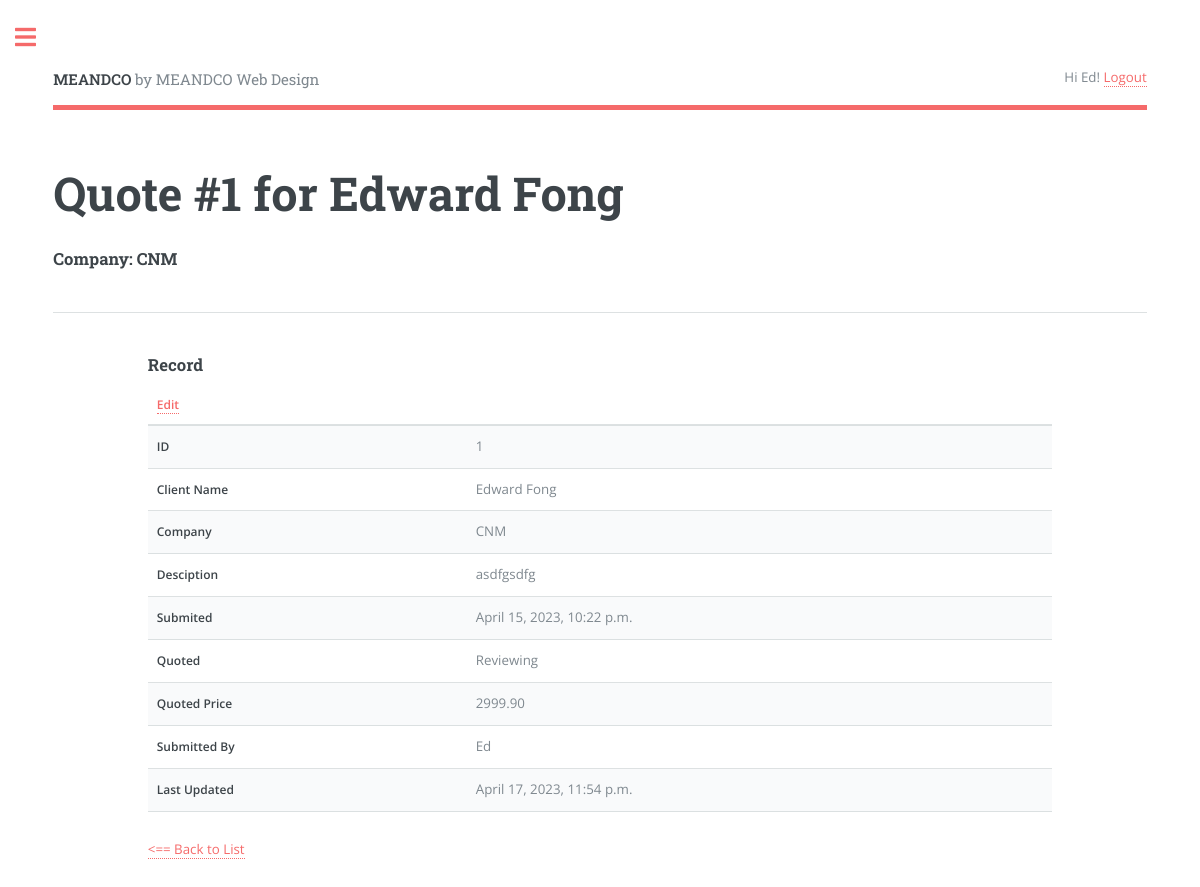
Page /quote/1/ (signed in) on the earlier database version.
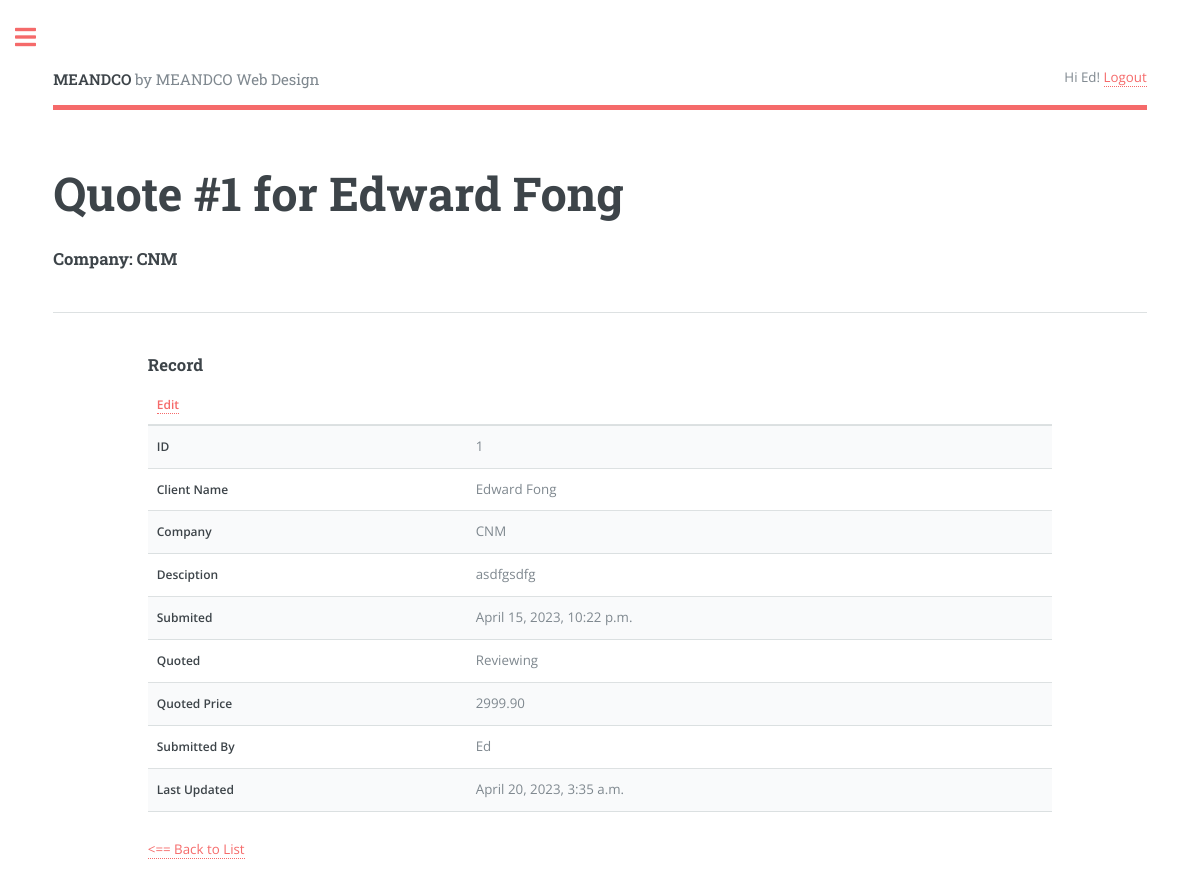
Same page on the later database version.
### quote/models.py (models this page shows, shortened)
class Quote(models.Model):
    class Status(models.TextChoices):
        PENDING = 'Pending'
        REVIEWING = 'Reviewing'
        APPROVED = 'Approved'
    class Priority(models.TextChoices):
        URGENT  = 'UG', _('Urgent - 1 to week or less')
        NORMAL  = 'NM', _('Normal - 2 to 4 weeks')
        LOW     = 'LW', _('Low - Still Researching')
    name = models.CharField(max_length=250)
    requester = models.ForeignKey(User,
                                  on_delete=models.CASCADE, related_name='quotes')
    position = models.CharField(max_length=250, null=True,
                                blank=True)
    company = models.CharField(max_length=250, null=True,
                               blank=True)
    address = models.CharField(max_length=250, null=True,
                               blank=True)
    phone = models.CharField(max_length=30)
    email = models.EmailField(max_length=250)
    web_address = models.CharField(max_length=250, null=True,
                                   blank=True)
    description = models.TextField()
    created = models.DateTimeField(auto_now_add=True)
    updated = models.DateTimeField(auto_now=True)
    stat = models.CharField(max_length=20,
                              choices=Status.choices,
                              default=Status.PENDING)
    priority = models.CharField(max_length=2,
                                choices=Priority.choices,
                                default=Priority.NORMAL)
    quoted_price = models.DecimalField(max_digits=250,decimal_places=2,
                                    null=True, blank=True)
    jobfile = models.FileField(upload_to="jobfiles/", null=True, blank=True)
    class Meta:
        ordering = ['created']
        indexes = [
            models.Index(fields=['created'])
        ]

### quote/views.py (the view)
# urls.py: path('quote/<int:quote_id>/', views.quote_detail, name='quote_detail'),
@login_required(login_url='login')
def quote_detail(request, quote_id):
    quote = get_object_or_404(Quote, pk=quote_id)
    context = {'quote': quote}
    return render(request, 'quote/quote_detail.html', context)

### quote/templates/quote/quote_detail.html (shortened to what this page needs)
{% extends "base.html" %}
{% load quote_extras %}
{% block header %}Quote #{{ quote.id }} for {{ quote.name }}{% endblock %}
{% block h4 %}Company: {{ quote.company }}{% endblock h4 %}
{% block content %}
  <h3>Record</h3>
    <div class="table-wrapper">
        <table>
            <thead>
            <tr>
                {% if request.user.is_superuser   or request.user|is_in_testing_group %}<th><a href="{% url 'quote_edit' quote.id %}">Edit<a/></th>{% endif %}
            </tr>
            </thead>
            <tbody>
                <tr>
                    <th>ID</th><td>{{ quote.id }}</td>
                </tr>
                <tr>
                    <th>Client Name</th><td>{{ quote.name }}</td>
                </tr>
                <tr>
                    <th>Company</th><td>{{ quote.company }} </td>
                </tr>
                <tr>
                    <th>Desciption</th><td>{{ quote.description }} </td>
                </tr>
                <tr>
                    <th>Submited</th><td>{{ quote.created }}</td>
                </tr>
                <tr>
                    <th>Quoted</th><td>{{ quote.stat }}</td>
                </tr>
                <tr>
                    <th>Quoted Price</th><td>{% if quote.quoted_price  %}{{ quote.quoted_price }} {% else %}--{% endif %}</td>
                </tr>
                <tr>
                    <th>Submitted By</th><td>{{ quote.requester | title }}</td>
                </tr>
                <tr>
                    <th>Last Updated</th><td>{{ quote.updated }}</td>
                </tr>
          </tbody>
        </table>
        <p><a href="{% url 'quotes_list' %}"><== Back to List</a></p>
     </div>
{% endblock %}

Differences in the rows shown:
changed Quote "Edward Fong": updated "April 17, 2023, 11:54 p.m." → "April 20, 2023, 3:35 a.m."
